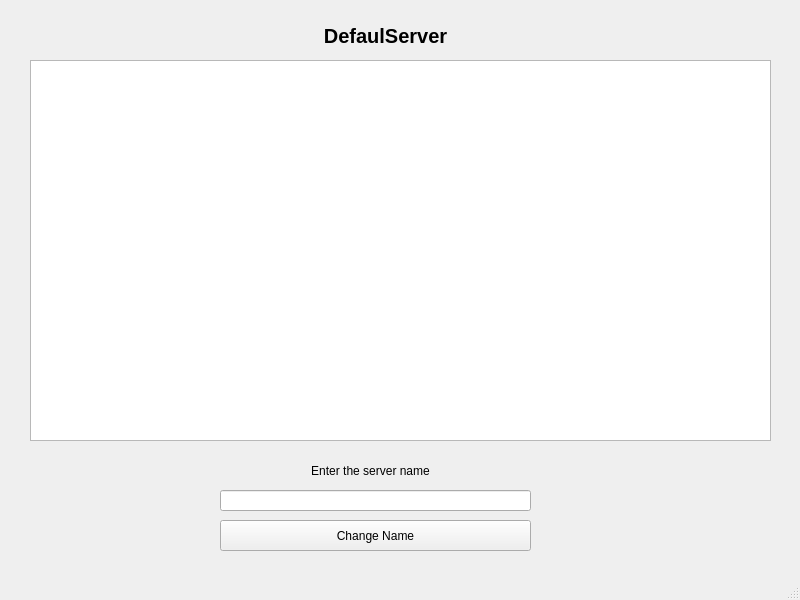
<?xml version="1.0" encoding="UTF-8"?>
<ui version="4.0">
 <class>MainWindow</class>
 <widget class="QMainWindow" name="MainWindow">
  <property name="geometry">
   <rect>
    <x>0</x>
    <y>0</y>
    <width>800</width>
    <height>600</height>
   </rect>
  </property>
  <property name="windowTitle">
   <string>MainWindow</string>
  </property>
  <widget class="QWidget" name="centralwidget">
   <widget class="QLabel" name="ServerName">
    <property name="geometry">
     <rect>
      <x>220</x>
      <y>20</y>
      <width>331</width>
      <height>31</height>
     </rect>
    </property>
    <property name="font">
     <font>
      <pointsize>15</pointsize>
      <weight>75</weight>
      <bold>true</bold>
     </font>
    </property>
    <property name="text">
     <string>DefaulServer</string>
    </property>
    <property name="alignment">
     <set>Qt::AlignCenter</set>
    </property>
   </widget>
   <widget class="QLineEdit" name="lineEdit">
    <property name="geometry">
     <rect>
      <x>220</x>
      <y>490</y>
      <width>311</width>
      <height>21</height>
     </rect>
    </property>
   </widget>
   <widget class="QLabel" name="label">
    <property name="geometry">
     <rect>
      <x>210</x>
      <y>460</y>
      <width>321</width>
      <height>21</height>
     </rect>
    </property>
    <property name="text">
     <string>Enter the server name</string>
    </property>
    <property name="alignment">
     <set>Qt::AlignCenter</set>
    </property>
   </widget>
   <widget class="QPushButton" name="StartServer">
    <property name="geometry">
     <rect>
      <x>220</x>
      <y>520</y>
      <width>311</width>
      <height>31</height>
     </rect>
    </property>
    <property name="text">
     <string>Change Name</string>
    </property>
   </widget>
   <widget class="QListWidget" name="List">
    <property name="geometry">
     <rect>
      <x>30</x>
      <y>60</y>
      <width>741</width>
      <height>381</height>
     </rect>
    </property>
   </widget>
  </widget>
  <widget class="QMenuBar" name="menubar">
   <property name="geometry">
    <rect>
     <x>0</x>
     <y>0</y>
     <width>800</width>
     <height>23</height>
    </rect>
   </property>
  </widget>
  <widget class="QStatusBar" name="statusbar"/>
 </widget>
 <resources/>
 <connections/>
</ui>
